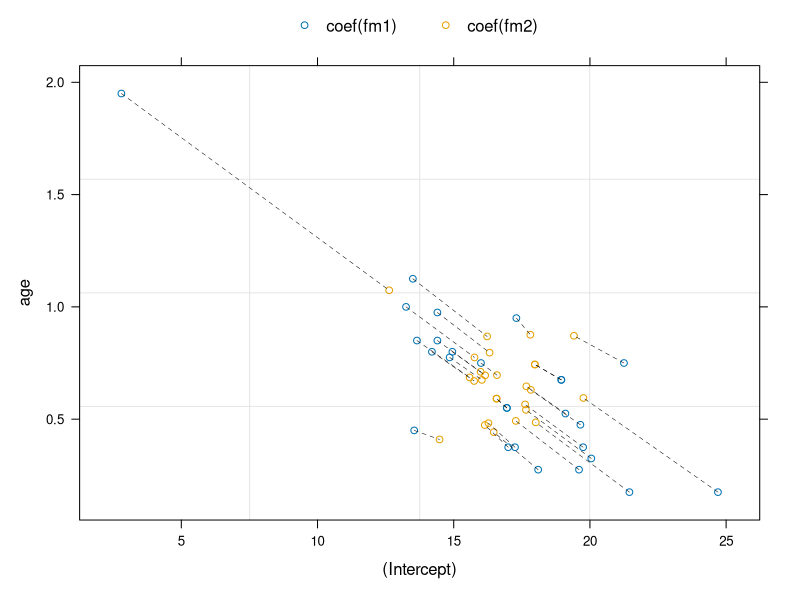

Reproduce this figure in R.
library(nlme)


### Name: pairs.compareFits
### Title: Pairs Plot of compareFits Object
### Aliases: pairs.compareFits
### Keywords: models

### ** Examples

fm1 <- lmList(Orthodont)
fm2 <- lme(Orthodont)
pairs(compareFits(coef(fm1), coef(fm2)))
